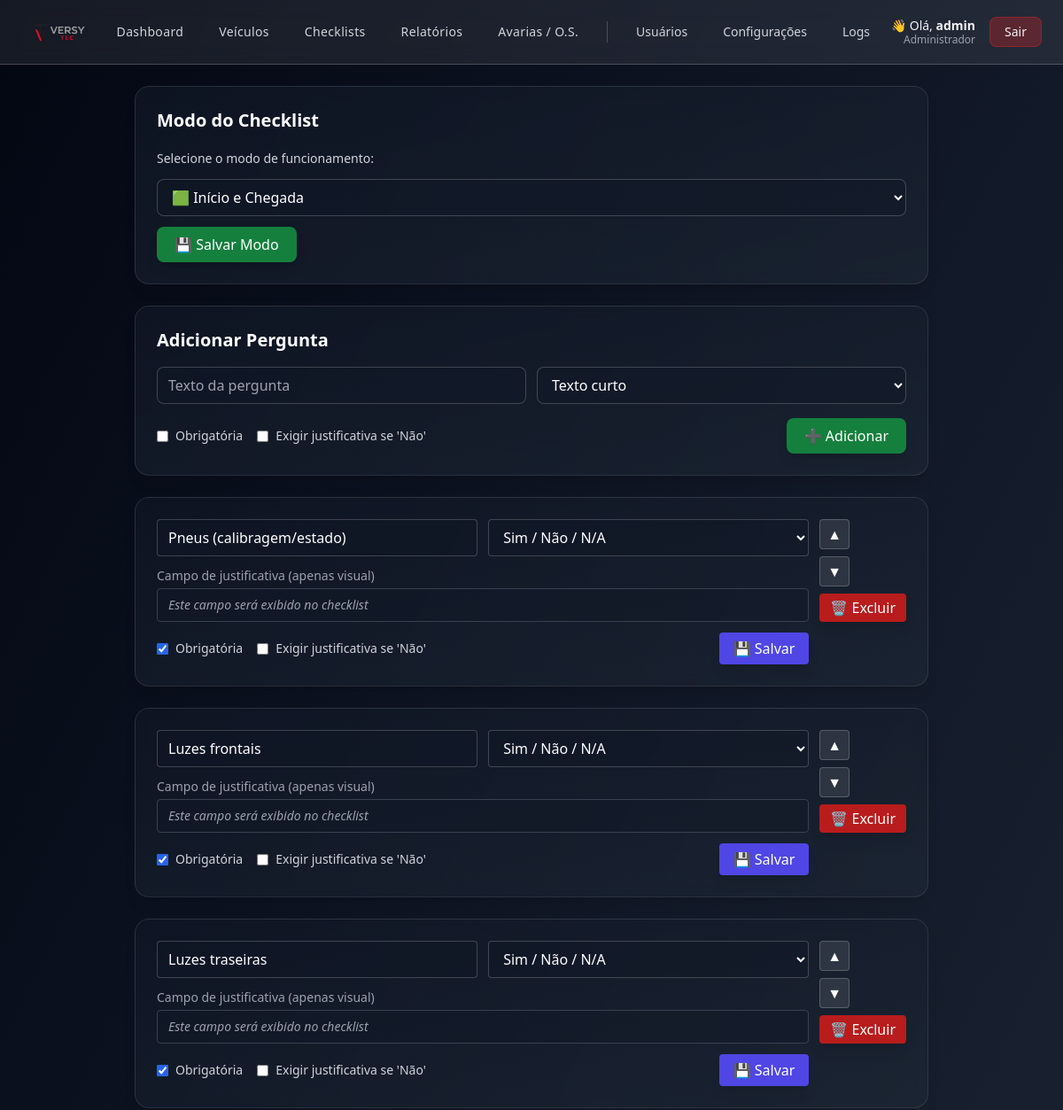
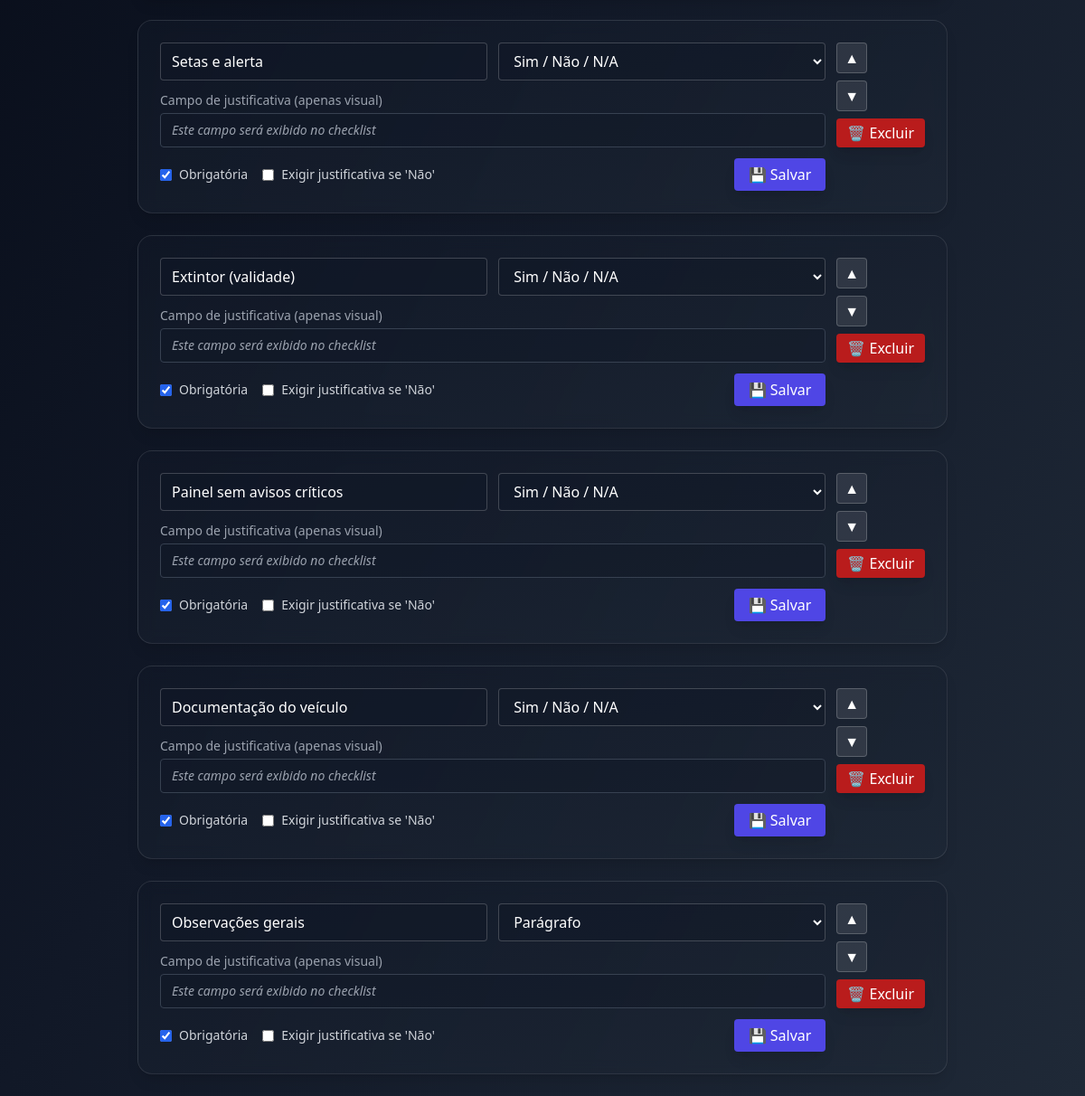
/config-checklist (signed in), run on the app's committed database (2 pictures, top to bottom).
### app.py (models this page shows, shortened)
class User(UserMixin, db.Model):
    __tablename__ = "user"
    id = db.Column(db.Integer, primary_key=True)
    username = db.Column(db.String(80), unique=True, nullable=False)
    password_hash = db.Column(db.String(255), nullable=False)
    is_admin_legacy = db.Column("is_admin", db.Boolean, default=False)
    role = db.Column(db.String(20), default=None)
    @property
    def is_admin(self):
        if self.role is None:
            return bool(self.is_admin_legacy)
        return self.role == "admin"
    @property
    def is_supervisor(self):
        return self.role == "supervisor"
    @property
    def is_tech(self):
        if self.role is None and not self.is_admin_legacy:
            return True
        return self.role == "tech"
    @property
    def is_manutencao(self):
        return self.role == "manutencao"

class SystemConfig(db.Model):
    __tablename__ = "system_config"
    id = db.Column(db.Integer, primary_key=True)
    mode = db.Column(db.String(20), default="start_only")

class ChecklistItem(db.Model):
    __tablename__ = "checklist_item"
    id = db.Column(db.Integer, primary_key=True)
    order = db.Column(db.Integer, default=0)
    text = db.Column(db.String(255), nullable=False)
    required = db.Column(db.Boolean, default=True)
    require_justif_no = db.Column(db.Boolean, default=False)
    type = db.Column(db.String(50), default="texto_curto")
    options = db.Column(db.Text)

### app.py (the view)
@app.route("/config-checklist")
@admin_required
def config_checklist():
    items = ChecklistItem.query.order_by(ChecklistItem.order.asc()).all()
    config = SystemConfig.query.first()
    if not config:
        config = SystemConfig(mode="start_only")
        db.session.add(config)
        db.session.commit()
    return render_template("config_checklist.html", items=items, config=config)

### app.py (called while the page is built, shortened)
@login_manager.user_loader
def load_user(uid):
    return User.query.get(int(uid))

def admin_required(view):
    @wraps(view)
    def wrapper(*args, **kwargs):
        if not current_user.is_authenticated:
            return redirect(url_for("login"))
        return view(*args, **kwargs)
    return wrapper

@app.context_processor
def inject_role_flags():
    return dict(
        ROLE_ADMIN=(current_user.is_authenticated and current_user.is_admin),
        ROLE_SUPERVISOR=(current_user.is_authenticated and current_user.is_supervisor),
        ROLE_TECH=(current_user.is_authenticated and current_user.is_tech),
        ROLE_MANUTENCAO=(current_user.is_authenticated and current_user.is_manutencao),
    )

### templates/config_checklist.html (shortened to what this page needs)
{% extends 'layout.html' %}
{% set page_title = "Configurações do Checklist" %}
{% block content %}
<div class="max-w-4xl mx-auto space-y-6">
  <div class="bg-gradient-to-br from-gray-900/70 to-gray-800/60 border border-white/10 rounded-2xl shadow-lg p-6 backdrop-blur">
    <h2 class="text-xl font-bold mb-4 text-white">Modo do Checklist</h2>
    <form method="post" action="{{ url_for('config_checklist_mode') }}" class="space-y-3">
      <label class="text-gray-300 text-sm">Selecione o modo de funcionamento:</label>
      <select name="mode"
        class="border border-white/20 bg-gray-900/40 text-white rounded-lg px-3 py-2 w-full cursor-pointer">
        <option value="start_end" {% if config.mode=='start_end' %}selected{% endif %}>🟩 Início e Chegada</option>
      </select>
      <button
        class="bg-green-700 hover:bg-green-600 text-white rounded-lg px-5 py-2 transition shadow-lg hover:shadow-green-700/40">
        💾 Salvar Modo
      </button>
    </form>
  </div>
  <div class="bg-gradient-to-br from-gray-900/70 to-gray-800/60 border border-white/10 rounded-2xl shadow-lg p-6 backdrop-blur">
    <h2 class="text-xl font-bold mb-4 text-white">Adicionar Pergunta</h2>
    <form method="post" action="{{ url_for('config_checklist_new') }}" class="space-y-4" id="new-item-form">
      <div class="grid md:grid-cols-2 gap-3">
        <input name="text" placeholder="Texto da pergunta"
          class="border border-white/20 bg-gray-900/40 text-white rounded-lg px-3 py-2 focus:ring-2 focus:ring-blue-500 outline-none">
        <select name="type"
          class="border border-white/20 bg-gray-900/40 text-white rounded-lg px-3 py-2 type-select cursor-pointer"
          onchange="toggleOptions(this)">
          <option value="texto_curto">Texto curto</option>
        </select>
      </div>
      <div class="flex flex-wrap gap-4 items-center">
        <label class="inline-flex items-center gap-2 text-sm text-gray-300">
          <input type="checkbox" name="required" class="accent-blue-600"> Obrigatória
        </label>
        <label class="inline-flex items-center gap-2 text-sm text-gray-300">
          <input type="checkbox" name="require_justif_no" class="accent-yellow-500">
          Exigir justificativa se 'Não'
        </label>
        <button onclick="prepareOptions(this)"
          class="ml-auto bg-green-700 hover:bg-green-600 text-white rounded-lg px-5 py-2 shadow-lg hover:shadow-green-700/40">
          ➕ Adicionar
        </button>
      </div>
    </form>
  </div>
  {% for it in items %}
  <div
    class="bg-gradient-to-br from-gray-900/60 to-gray-800/60 border border-white/10 rounded-2xl shadow-lg p-6 space-y-3 backdrop-blur">
    <div class="flex items-start justify-between gap-3">
      <div class="flex-1">
        <form method="post" action="{{ url_for('config_checklist_edit', iid=it.id) }}" class="space-y-3">
          <div class="grid md:grid-cols-2 gap-3">
            <input name="text" value="{{ it.text }}"
              class="border border-white/20 bg-gray-900/40 text-white rounded px-3 py-2 focus:ring-2 focus:ring-blue-500 outline-none">
            <select name="type" class="border border-white/20 bg-gray-900/40 text-white rounded px-3 py-2 type-select"
              onchange="toggleOptions(this)">
              <option value="paragrafo" {% if it.type=='paragrafo' %}selected{% endif %}>Parágrafo</option>
              <option value="sim_nao_na" {% if it.type=='sim_nao_na' %}selected{% endif %}>Sim / Não / N/A</option>
            </select>
          </div>
          <div>
            <label class="block text-sm text-gray-400 mb-1">Campo de justificativa (apenas visual)</label>
            <input type="text" disabled placeholder="Este campo será exibido no checklist"
              class="w-full bg-gray-900/40 border border-gray-700 text-gray-400 italic rounded px-3 py-2 text-sm">
          </div>
          <div class="flex flex-wrap items-center gap-4">
            <label class="inline-flex items-center gap-2 text-sm text-gray-300">
              <input type="checkbox" name="required" {% if it.required %}checked{% endif %} class="accent-blue-600">
              Obrigatória
            </label>
            <label class="inline-flex items-center gap-2 text-sm text-gray-300">
              <input type="checkbox" name="require_justif_no" {% if it.require_justif_no %}checked{% endif %}
                class="accent-yellow-500">
              Exigir justificativa se 'Não'
            </label>
            <button onclick="prepareOptions(this)"
              class="ml-auto bg-indigo-600 hover:bg-indigo-500 text-white rounded px-4 py-1.5 shadow-lg hover:shadow-indigo-700/40">
              💾 Salvar
            </button>
          </div>
        </form>
      </div>
      <div class="flex flex-col gap-2 shrink-0">
        <form method="post" action="{{ url_for('config_checklist_move', iid=it.id) }}">
          <button title="Mover para cima"
            class="bg-white/10 border border-white/20 text-white rounded px-2 py-1 hover:bg-white/20">▲</button>
        </form>
        <form method="post" action="{{ url_for('config_checklist_move', iid=it.id) }}">
          <button title="Mover para baixo"
            class="bg-white/10 border border-white/20 text-white rounded px-2 py-1 hover:bg-white/20">▼</button>
        </form>
        <form method="post" action="{{ url_for('config_checklist_del', iid=it.id) }}"
          onsubmit="return confirm('Excluir item?');">
          <button
            class="bg-red-700 hover:bg-red-600 text-white rounded px-3 py-1 shadow-lg hover:shadow-red-700/40">🗑
            Excluir</button>
        </form>
      </div>
    </div>
  </div>
  {% else %}
  <div class="text-center text-gray-400 text-sm mt-10">Nenhuma pergunta cadastrada ainda.</div>
  {% endfor %}
</div>
{% endblock %}

### templates/layout.html (shortened to what this page needs)
<!doctype html>
<html lang="pt-BR" class="h-full">
  <head>
    <script src="https://cdn.tailwindcss.com"></script>
  </head>
  <body class="min-h-screen bg-gradient-to-br from-gray-950 via-gray-900 to-gray-800 text-gray-100">
    <header class="glass border-b border-white/20 sticky top-0 z-50">
      <div class="max-w-7xl mx-auto px-6 py-2 flex items-center justify-between">
        <div class="flex items-center gap-3">
          <img src="{{ url_for('static', filename='logo.png') }}"
               class="h-14 w-auto object-contain drop-shadow"
               alt="Logo">
        </div>
        {% if current_user.is_authenticated and (ROLE_ADMIN or ROLE_SUPERVISOR) %}
        <nav class="hidden md:flex items-center gap-2 text-sm font-medium mx-auto">
          {% set menu_items = [
            ('Dashboard', 'dashboard'),
            ('Veículos', 'vehicles'),
            ('Checklists', 'checklists'),
            ('Relatórios', 'reports'),
            ('Avarias / O.S.', 'avarias_registro')
          ] %}
          {% for label, route in menu_items %}
            <a href="{{ url_for(route) }}"
               class="px-4 py-2 rounded-lg text-gray-300 hover:text-white
                      hover:bg-blue-600/20 font-medium tracking-wide">
              {{ label }}
            </a>
          {% endfor %}
          {% if ROLE_ADMIN %}
            <a href="{{ url_for('users') }}"
               class="px-4 py-2 rounded-lg text-gray-300 hover:text-white hover:bg-blue-600/20">
               Usuários
            </a>
            <a href="{{ url_for('config_checklist') }}"
               class="px-4 py-2 rounded-lg text-gray-300 hover:text-white hover:bg-blue-600/20">
               Configurações
            </a>
            <a href="{{ url_for('logs') }}"
               class="px-4 py-2 rounded-lg text-gray-300 hover:text-white hover:bg-yellow-600/20">
               Logs
            </a>
          {% endif %}
        </nav>
        {% endif %}
        <div class="flex items-center gap-4">
          {% if current_user.is_authenticated %}
            <div class="text-right leading-tight">
              <p class="text-sm text-gray-100">
                👋 Olá, <span class="font-semibold">{{ current_user.username }}</span>
              </p>
              <p class="text-xs text-gray-400 -mt-0.5">
                {% if ROLE_ADMIN %}Administrador{% elif ROLE_SUPERVISOR %}Supervisor{% else %}Técnico{% endif %}
              </p>
            </div>
            <a href="{{ url_for('logout') }}"
               class="px-4 py-1.5 rounded-lg text-sm bg-red-600/30 border border-red-600/40
                      hover:bg-red-600/40 hover:text-red-100">
              Sair
            </a>
          {% else %}
            <a href="{{ url_for('login') }}" class="text-sm hover:text-blue-400">
              Login
            </a>
          {% endif %}
        </div>
      </div>
    </header>
    <main class="max-w-7xl mx-auto px-6 py-6">
      {% block content %}{% endblock %}
    </main>
  </body>
</html>

### templates/layout.html (style rules this page uses)
* { transition: 0.15s ease-in-out; }
.glass { background: rgba(255, 255, 255, 0.08); backdrop-filter: blur(12px); }

### data on the page
User: username "admin"
SystemConfig: mode "🟩 Início e Chegada"
ChecklistItem: text "Pneus (calibragem/estado)", type "Sim / Não / N/A", required "☑"
ChecklistItem: text "Luzes frontais", type "Sim / Não / N/A", required "☑"
ChecklistItem: text "Luzes traseiras", type "Sim / Não / N/A", required "☑"
ChecklistItem: text "Setas e alerta", type "Sim / Não / N/A", required "☑"
ChecklistItem: text "Extintor (validade)", type "Sim / Não / N/A", required "☑"
ChecklistItem: text "Painel sem avisos críticos", type "Sim / Não / N/A", required "☑"
ChecklistItem: text "Documentação do veículo", type "Sim / Não / N/A", required "☑"
ChecklistItem: text "Observações gerais", type "Parágrafo", required "☑"

### other printed values
{{ label }} "Dashboard" "Veículos" "Checklists" "Relatórios" "Avarias / O.S."
